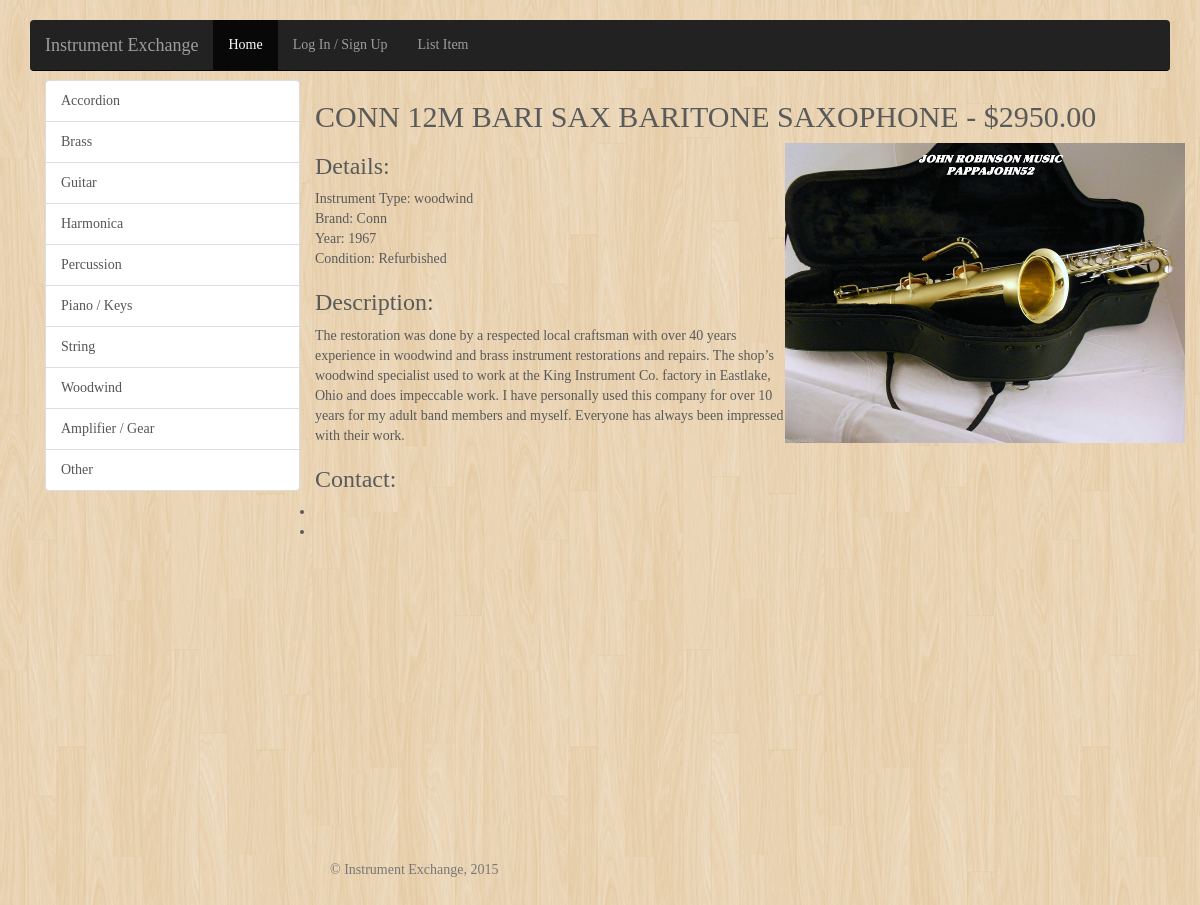
/show.php?id=1, run on the app's committed database.
### tables this page shows
CREATE TABLE listings (
    id INT UNSIGNED NOT NULL AUTO_INCREMENT,
    category_id INT UNSIGNED NOT NULL,
    user_id INT UNSIGNED NOT NULL,
    title VARCHAR(100) NOT NULL,
    date_posted DATE NOT NULL,
    brand VARCHAR(100),
    year INT UNSIGNED,
    item_condition VARCHAR(50) NOT NULL,
    price FLOAT(13,2) NOT NULL,
    image_url VARCHAR(100),
    description TEXT NOT NULL,
    FOREIGN KEY (category_id) REFERENCES categories (id),
    FOREIGN KEY (user_id) REFERENCES users (id),
    PRIMARY KEY (id)
);

CREATE TABLE categories (
    id INT UNSIGNED NOT NULL AUTO_INCREMENT,
    type VARCHAR(50) NOT NULL,
    PRIMARY KEY (id)
);

### models/Ad.php (called while the page is built, shortened)
<?php
class Ad extends Model
{
    public static function all()
    {
        $stmt = self::$dbc->query('SELECT L.title, L.price, L.image_url, L.description, L.year, L.brand, L.item_condition, C.type, C.id, U.name
                                    FROM listings AS L
                                    LEFT JOIN categories AS C
                                    ON L.category_id = C.id
                                    LEFT JOIN users AS U
                                    ON L.user_id = U.id');
        return $stmt->fetchAll(PDO::FETCH_ASSOC);
    }
}

### utils/Input.php (called while the page is built, shortened)
<?php
class Input
{
    public static function get($key, $default = null)
    {
        if (isset($_REQUEST[$key])) {
            return $_REQUEST[$key];
        } else {
            return NULL;
        }
    }
}

### public/show.php (the view, shortened to what this page needs)
<?php
$ads = Ad::all();
if (Input::has('id')) {
    $id = Input::get('id');
} else {
    $id = 0;
}
?>
<html>
<head>
    <link rel="stylesheet" href="https://maxcdn.bootstrapcdn.com/bootstrap/3.3.5/css/bootstrap.min.css">
    <link rel="stylesheet" type="text/css" href="../css/main.css">
</head>
<body>
    <? include "../views/partials/navbar.php"; ?>
    <div class="container main">
        <? include "../views/partials/sidebar.php"; ?>
        <div class="row">
            <h2><?= $ads[$id]['title']; ?> - $<?= $ads[$id]['price']; ?></h2>
            <img src="<?= $ads[$id]['image_url']; ?>" class="pull-right">
            <h3>Details:</h3>
            <ul class="list-unstyled">
                <li>Instrument Type: <?= $ads[$id]['type']; ?></li>
                <li>Brand: <?= $ads[$id]['brand']; ?></li>
                <li>Year: <?= $ads[$id]['year']; ?></li>
                <li>Condition: <?= $ads[$id]['item_condition']; ?></li>
            </ul>
            <h3>Description:</h3>
            <p><?= $ads[$id]['description']; ?> </p>
            <h3>Contact:</h3>
            <ul>
                <li></li>
                <li></li>
            </ul>
        </div>
    </div>
    <? include "../views/partials/footer.php"; ?>
</body>
</html>

### public/css/main.css (style rules this page uses)
body { background-image: url("/img/retina_wood.png"); background-repeat: repeat; padding-bottom: 40px; color: #5a5a5a; font-family: 'Quattrocento', serif; }
h2 { font-family: 'Oswald', serif; }
h3 { font-family: 'Oswald', serif; }
.main { margin-top: 8rem; }

### data on the page
listings: title "CONN 12M BARI SAX BARITONE SAXOPHONE", price "2950.00", image_url (picture), brand "Conn", year "1967", item_condition "Refurbished", description "The restoration was done by a respected local craftsman with over 40 years experience in woodwind and brass instrument restorations and repairs. The shop’s woodwind specialist used to work at the King Instrument Co. factory in Eastlake, Ohio and does impeccable work. I have personally used this company for over 10 years for my adult band members and myself. Everyone has always been impressed with their work."
categories: type "woodwind"
